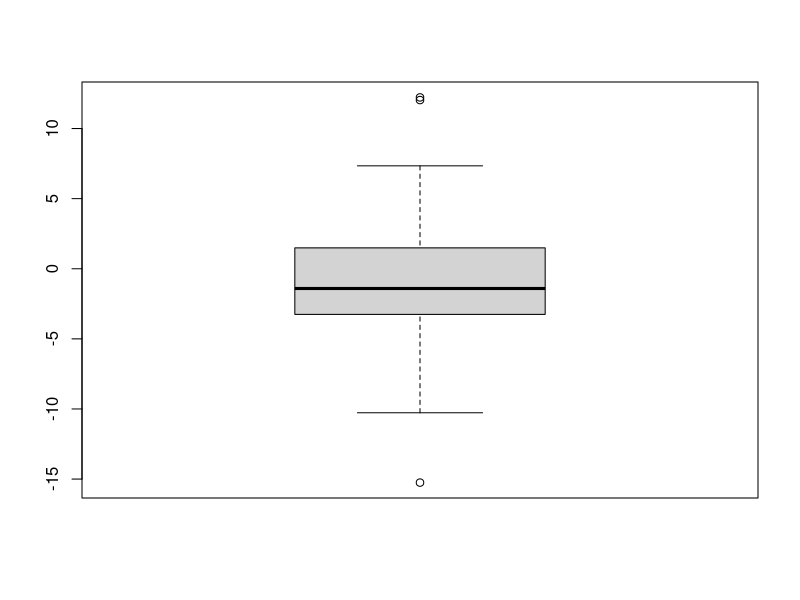
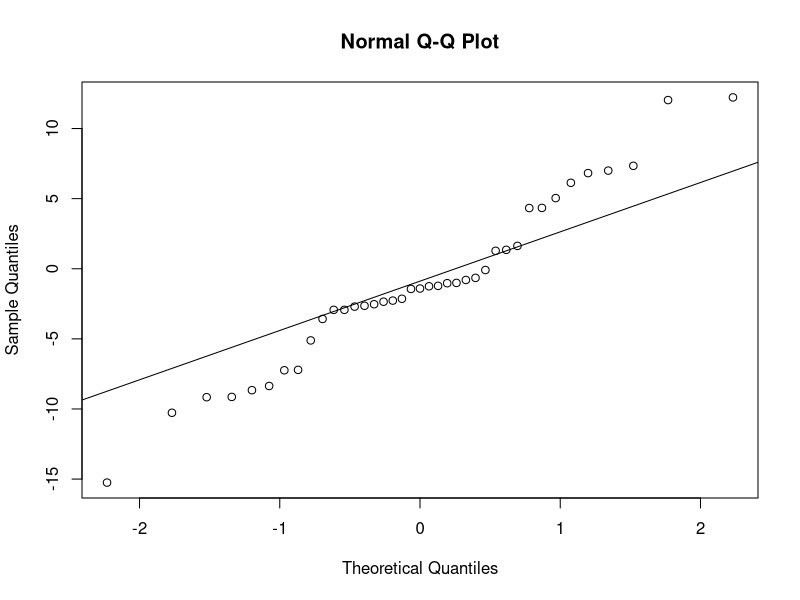

These charts were generated, in order, by the following R code:
## ---- chunk 1
knitr::opts_chunk$set(echo = TRUE)
library(tidyverse)
## ---- chunk 2
 Stockreturns <- c(-8.36,   1.63,  -2.27, -2.93,  -2.70, 
                           -2.93, -9.14, -2.64, 6.82,   -2.35, 
                           -3.58,   6.13,   7.00, -15.25, -8.66,
                           -1.03, -9.16,  -1.25, -1.22,  -10.27,
                           -5.11, -0.80,  -1.44,  1.28,  -0.65,
                            4.34,   12.22, -7.21, -0.09, 7.34, 
                            5.04,  -7.24,  -2.14, -1.01,  -1.41, 
                            12.03, -2.53,  4.33,  1.35)
Stockreturns
length(Stockreturns)
## ---- chunk 3
mean(Stockreturns) 
## ---- chunk 4
sd(Stockreturns)
## ---- chunk 5
length(Stockreturns[Stockreturns < -1.5] ) / length(Stockreturns) *100
#or
pnorm(q = -1.5 , mean = -1.12 , sd = 5.98)*100
## ---- chunk 6
qnorm(p = 0.7, mean = -1.12, sd = 5.98)
## ---- chunk 7
quantile(Stockreturns , 0.25)
## ---- chunk 8
boxplot(Stockreturns)
#"As we can see, the box is symmetrical with the mean and median in the center. Moreover, we can see few outliers.

qqnorm(Stockreturns)
qqline(Stockreturns)
#Some points are not close along the line, it seems that it dose not have normal distribution.
## ---- chunk 9
t.test(Stockreturns ,mu = 0.95 , alternative = "less", conf.level = .95)
#p-value = 0.01827 < 0.05, we reject H0. mu = 0.95 is not in the confidence interval.
#we reject null hypothesis as well.
